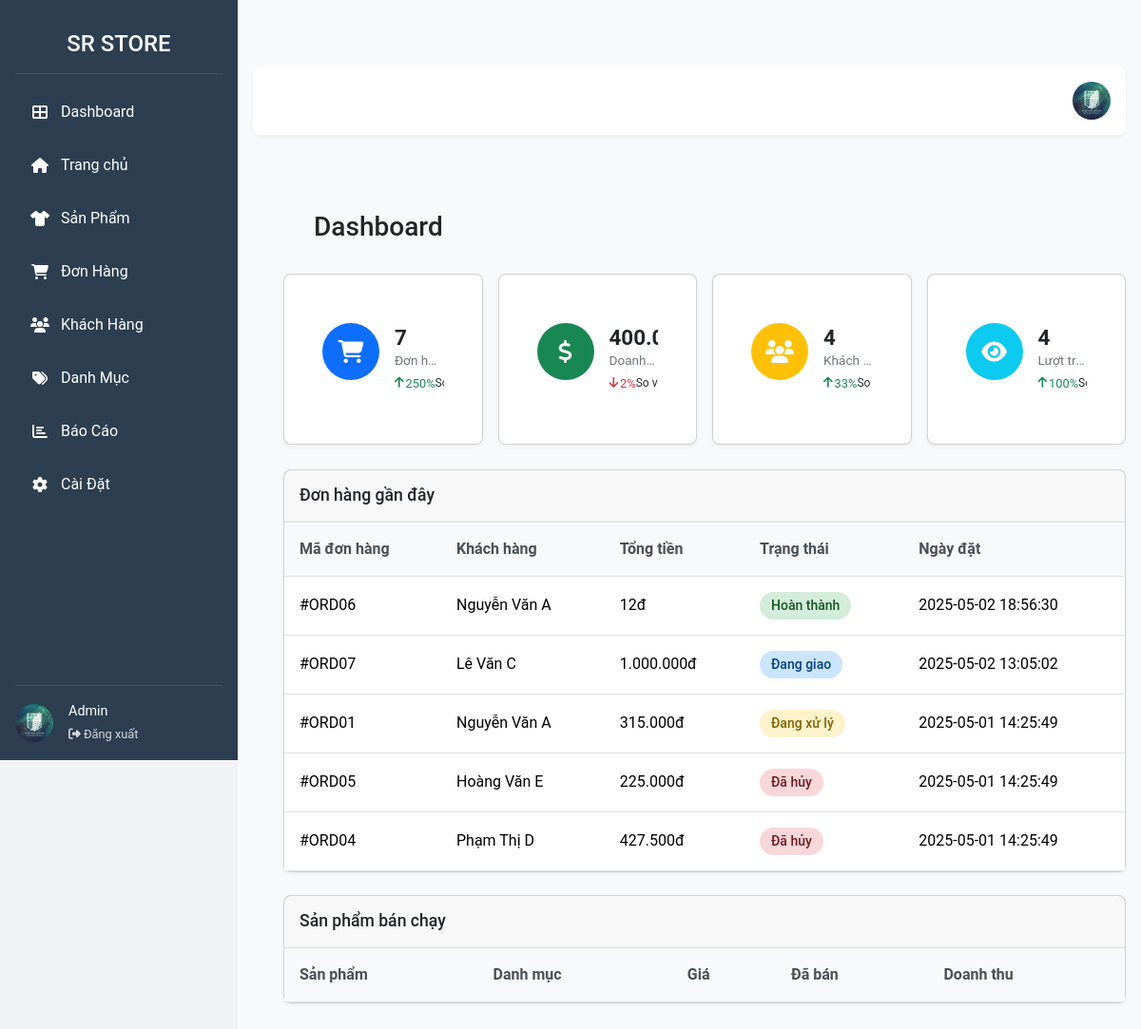
The page /Admin_index.php on the database its author committed.
### tables this page shows
CREATE TABLE `order` (
  `id_Order` int(11) NOT NULL,
  `order_number` varchar(50) DEFAULT NULL,
  `total_amount` decimal(10,2) DEFAULT NULL,
  `payment_by` varchar(50) DEFAULT NULL,
  `shipping_method` varchar(50) DEFAULT NULL,
  `status` enum('pending','shipping','completed','cancelled','waitConfirm') DEFAULT 'waitConfirm',
  `created_at` datetime DEFAULT current_timestamp(),
  `updated_at` datetime DEFAULT current_timestamp() ON UPDATE current_timestamp(),
  `id_User` int(11) DEFAULT NULL,
  `note` text DEFAULT NULL,
  `shipping_fee` decimal(10,2) DEFAULT NULL,
  `hide` int(11) NOT NULL DEFAULT 0
);

CREATE TABLE `user` (
  `id_User` int(11) NOT NULL,
  `name` varchar(255) NOT NULL,
  `email` varchar(255) NOT NULL,
  `password` varchar(255) NOT NULL,
  `phone` varchar(50) DEFAULT NULL,
  `address` text DEFAULT NULL,
  `role` enum('admin','user') DEFAULT 'user',
  `verification_code` varchar(50) DEFAULT NULL,
  `verified` tinyint(1) DEFAULT 0,
  `reset_token` varchar(255) DEFAULT NULL,
  `reset_token_expiry` datetime DEFAULT NULL,
  `created_at` datetime DEFAULT current_timestamp(),
  `updated_at` datetime DEFAULT current_timestamp() ON UPDATE current_timestamp(),
  `hide` int(11) DEFAULT NULL
);

### Views/frontend/admin/Admindashboard/index.php (the view, shortened to what the rows shown need)
<!DOCTYPE html>
<html lang="vi">
<head>
    <link href="/Project_Website/ProjectWeb/layout/cssBootstrap/bootstrap.css" rel="stylesheet">
    <link rel="stylesheet" href="https://cdnjs.cloudflare.com/ajax/libs/font-awesome/6.4.0/css/all.min.css">
    <link rel="stylesheet" href="/Project_Website/ProjectWeb/layout/css/Admin.css">
    <link rel="stylesheet" href="/Project_Website/ProjectWeb/Views/frontend/admin/Admindashboard/responsive.css">
</head>
<body>
    <div class="admin-container">
        <?php include_once $_SERVER['DOCUMENT_ROOT'] . '/Project_Website/ProjectWeb/Views/frontend/partitions/frontend/sidebar.php'; ?>
        <div class="main-content">
            <div class="content">
                <div class="page-header">
                    <h1>Dashboard</h1>
                </div>
                <div class="card mb-4">
                    <div class="card-body p-0">
                        <div class="table-responsive-mobile">
                            <table class="table table-hover mb-0">
                                <thead>
                                    <tr>
                                        <th>Mã đơn hàng</th>
                                        <th>Khách hàng</th>
                                        <th>Tổng tiền</th>
                                        <th>Trạng thái</th>
                                        <th>Ngày đặt</th>
                                    </tr>
                                </thead>
                                <tbody>
                                    <?php
                                    foreach ($orderList as $data) {
                                        echo '
                                        <tr>
                                            <td data-label="Mã đơn hàng"> #ORD0' . $data['id_Order'] . '</td>
                                            <td data-label="Khách hàng">' . $data['name'] . '</td>
                                            <td data-label="Tổng tiền">' . $data['total_amount'] . '</td>';
                                        if ($data['status'] === 'completed') {
                                            echo '<td data-label="Trạng thái"><span class="status completed">Hoàn thành</span></td>';
                                        } elseif ($data['status'] === 'pending') {
                                            echo '<td data-label="Trạng thái"><span class="status pending">Đang xử lý</span></td>';
                                        } elseif ($data['status'] === 'cancelled') {
                                            echo '<td data-label="Trạng thái"><span class="status cancelled">Đã hủy</span></td>';
                                        } elseif ($data['status'] === 'shipping') {
                                            echo '<td data-label="Trạng thái"><span class="status shipping">Đang giao</span></td>';
                                        } else {
                                            echo '<td data-label="Trạng thái"><span class="status unknown">Không xác định</span></td>';
                                        }
                                        echo '
                                            <td data-label="Ngày đặt">' . $data['created_at'] . '</td>
                                        </tr>';
                                    }
                                    ?>
                                </tbody>
                            </table>
                        </div>
                    </div>
                </div>
                <div class="card">
                    <div class="card-body p-0">
                        <div class="table-responsive-mobile">
                            <table class="table table-hover mb-0">
                                <thead>
                                    <tr>
                                        <th>Sản phẩm</th>
                                        <th>Danh mục</th>
                                        <th>Giá</th>
                                        <th>Đã bán</th>
                                        <th>Doanh thu</th>
                                    </tr>
                                </thead>
                            </table>
                        </div>
                    </div>
                </div>
            </div>
        </div>
    </div>
</body>
</html>

### rows shown on the page
order: id_Order "6", id_User.name "Nguyễn Văn A", total_amount "12đ", status "Hoàn thành", created_at "2025-05-02 18:56:30"
order: id_Order "7", id_User.name "Lê Văn C", total_amount "1.000.000đ", status "Đang giao", created_at "2025-05-02 13:05:02"
order: id_Order "1", id_User.name "Nguyễn Văn A", total_amount "315.000đ", status "Đang xử lý", created_at "2025-05-01 14:25:49"
order: id_Order "5", id_User.name "Hoàng Văn E", total_amount "225.000đ", status "Đã hủy", created_at "2025-05-01 14:25:49"
order: id_Order "4", id_User.name "Phạm Thị D", total_amount "427.500đ", status "Đã hủy", created_at "2025-05-01 14:25:49"

### other values the page prints
$orderNumByMonth "7"
$orderPercentage - 100 "250"
$revenuePercentage "2"
$userByMonthDisplay "4"
$userPercentage - 100 "33"
$visitByMonthDisplay "4"
$visitPercentage - 100 "100"
